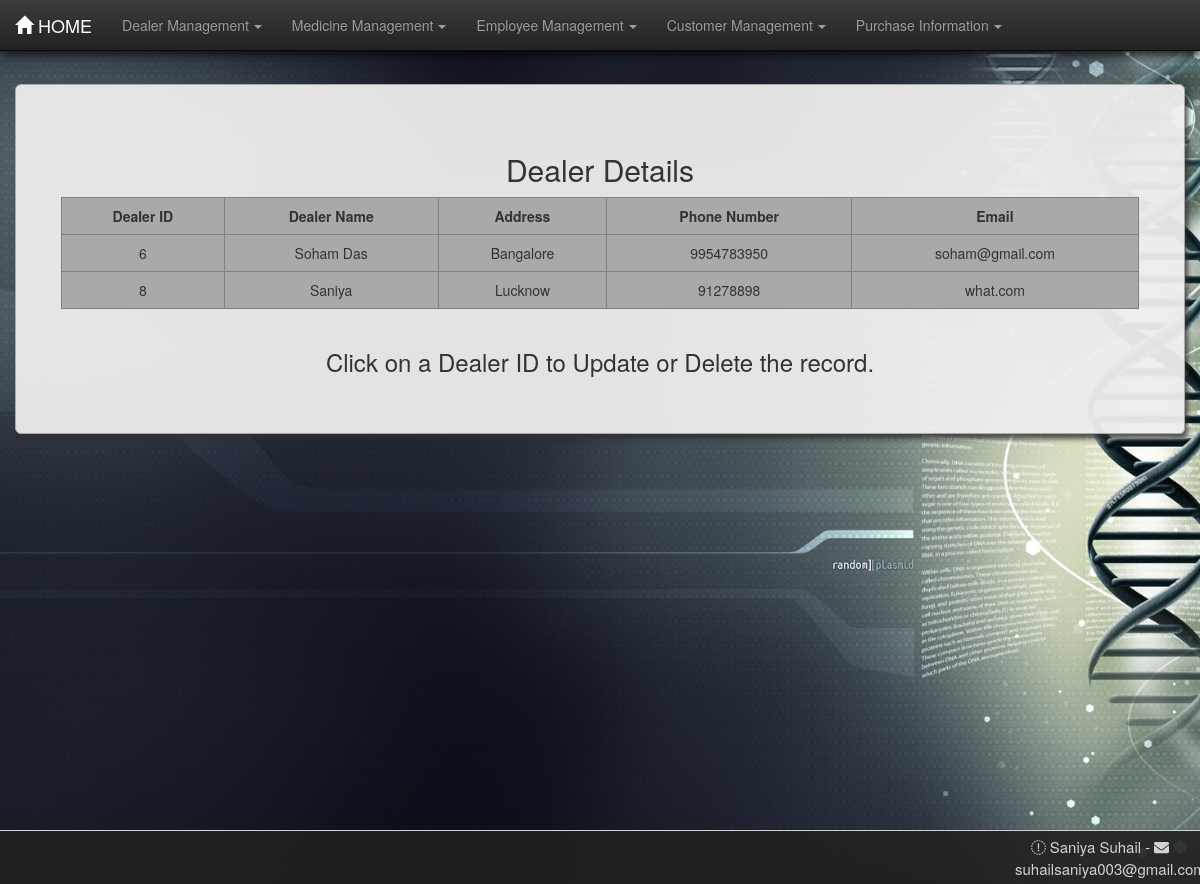
/pharma/dealertable/, run on the app's committed database.
### pharma/models.py (models this page shows, shortened)
class Dealer(models.Model):
    dname = models.CharField(max_length=30)
    address = models.CharField(max_length=100)
    phn_no = models.BigIntegerField(unique=True)
    email = models.CharField(max_length=50)

### pharma/views.py (the view)
def dealertable(request):
    dealer = Dealer.objects.all()
    dict = {"dealer": dealer}
    return render(request, 'pharma/dealertable.html', dict)

### pharma/templates/pharma/dealertable.html (shortened to what this page needs)
{% load static %}
<!DOCTYPE html>
<html lang="en">
<head>
    <link rel="stylesheet" href="{% static 'pharma/css/bootstrap.min.css' %}">
    <link rel="stylesheet" href="{% static 'pharma/css/bootstrap-theme.min.css' %}">
    <link rel="stylesheet" href="{% static 'pharma/css/style.css' %}">
</head>
<body>
<nav class="navbar navbar-inverse navbar-fixed-top">
    <div class="container-fluid">
        <div class="navbar-header">
            <a href="/pharma/" class="navbar-brand"><span
                    class="glyphicon glyphicon glyphicon-home"></span>&nbsp;HOME</a>
        </div>
        <div class="collapse navbar-collapse" id="thisnav">
            <ul class="nav navbar-nav">
                <li class="dropdown"><a href="#" class="dropdown-toggle" data-toggle="dropdown">Dealer Management<b
                        class="caret"></b></a>
                </li>
                <li class="dropdown"><a href="#" class="dropdown-toggle" data-toggle="dropdown">Medicine Management<b
                        class="caret"></b></a>
                </li>
                <li class="dropdown"><a href="#" class="dropdown-toggle" data-toggle="dropdown">Employee Management<b
                        class="caret"></b></a>
                </li>
                <li class="dropdown"><a href="#" class="dropdown-toggle" data-toggle="dropdown">Customer Management<b
                        class="caret"></b></a>
                </li>
                <li class="dropdown"><a href="#" class="dropdown-toggle" data-toggle="dropdown">Purchase Information<b
                        class="caret"></b></a>
                </li>
            </ul>
        </div>
    </div>
</nav>
<div class="container-fluid martop7">
    <div class="jumbotron jumcust">
        <h2>Dealer Details</h2>
        <div class="row">
            <div class="col-md-1">
            </div>
            <table border="1" class="table table-responsive table-hover col-md-10">
                <tr>
                    <th>Dealer ID</th>
                    <th>Dealer Name</th>
                    <th>Address</th>
                    <th>Phone Number</th>
                    <th>Email</th>
                </tr>
                {% for foo in dealer %}
                    <tr>
                        <td class="idlink"><a href="/pharma/dealerformview{{ foo.id }}/">{{ foo.id }}</a></td>
                        <td>{{ foo.dname }}</td>
                        <td>{{ foo.address }}</td>
                        <td>{{ foo.phn_no }}</td>
                        <td>{{ foo.email }}</td>
                    </tr>
                {% endfor %}
            </table>
        </div>
        <footer><h3>Click on a Dealer ID to Update or Delete the record.</h3></footer>
    </div>
</div>
<footer id="contact" class="container-fluid text-center">
    <div class="row">
        <div class="left-footer col-lg-6">
        </div>
        <div class="col-lg-4"></div>
        <div class="right-footer col-lg-2">
                <span class="linkto" onclick=" window.open('https://projectworlds.in/', '_blank'); return false;"><i
                        class="fab fa-globe-square prefix mr-1"></i> Saniya Suhail</span>
            <span>-</span>
            <span class="linkto" data-toggle="modal" data-target="#modalContactForm"><i
                    class="fa fa-envelope prefix mr-1"></i> suhailsaniya003@gmail.com</span>
        </div>
    </div>
</footer>
</body>
</html>

### pharma/static/pharma/css/style.css (style rules this page uses)
body { background-image: url("images/bghome.jpg"); background-size: cover; background-attachment: fixed; min-height: 100vh; }
.caret { margin-left: 5px; }
table { text-align: center; border-collapse: collapse; background-color: darkgray; }
th { text-align: center; }
.martop7 { margin-top: 7%; }
.jumcust { box-shadow: 3px 5px 5px rgba(47, 47, 47, 0.8); border: 1px solid darkgrey; border-radius: 0px; text-align: center; background-color: rgba(238, 238, 238, 0.95); }
.table>tbody>tr>td, .table>tbody>tr>th { border-top: none; }
a:link { text-decoration: none; color: #333; }
#contact { padding-top: 0.5rem; padding-bottom: 0.5rem; border-top: 1px solid; background-color: rgba(34, 34, 34, 0.9); color: lightgray; font-size: 1.5rem; position: fixed; left: 0; bottom: 0; width: 100%; }
.linkto { cursor: pointer; }
.navbar { box-shadow: 2px 3px 10px rgba(0, 0, 0, 0.8); }

### data on the page
Dealer: id "6", dname "Soham Das", address "Bangalore", phn_no "9954783950", email "soham@gmail.com"
Dealer: id "8", dname "Saniya", address "Lucknow", phn_no "91278898", email "what.com"
